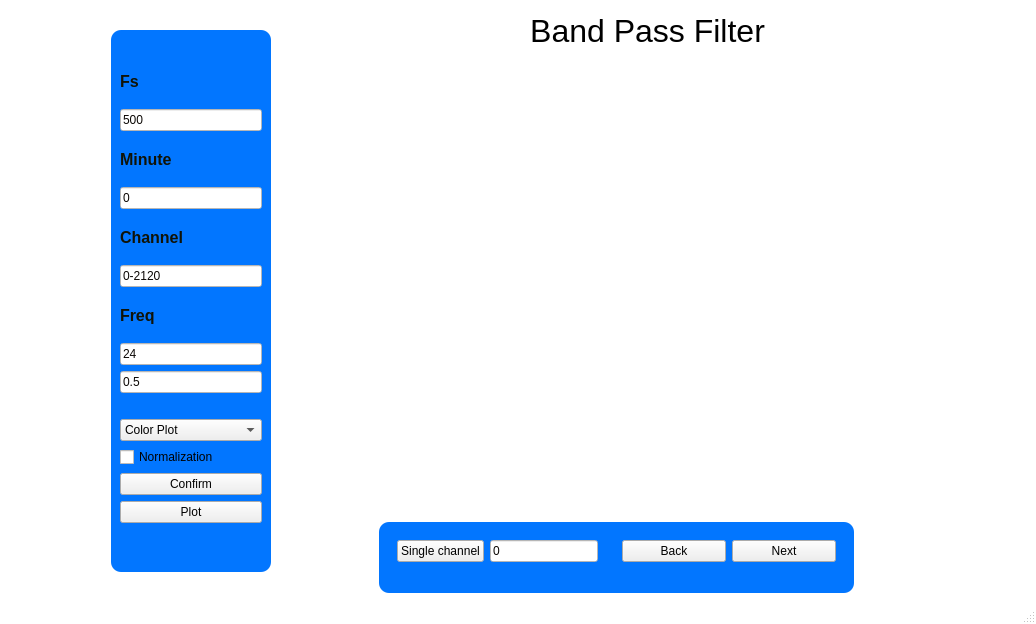
<?xml version="1.0" encoding="UTF-8"?>
<ui version="4.0">
 <class>MainWindow</class>
 <widget class="QMainWindow" name="MainWindow">
  <property name="geometry">
   <rect>
    <x>0</x>
    <y>0</y>
    <width>1036</width>
    <height>624</height>
   </rect>
  </property>
  <property name="windowTitle">
   <string>MainWindow</string>
  </property>
  <property name="styleSheet">
   <string notr="true">QMainWindow{

background: #FFFFFF;

}</string>
  </property>
  <widget class="QWidget" name="centralwidget">
   <layout class="QGridLayout" name="gridLayout_2">
    <item row="1" column="1">
     <widget class="QFrame" name="frame_4">
      <property name="maximumSize">
       <size>
        <width>162</width>
        <height>44</height>
       </size>
      </property>
      <property name="styleSheet">
       <string notr="true">QFrame {
    background-color: transparent;
    border: none;
    color: transparent;
}
</string>
      </property>
      <property name="frameShape">
       <enum>QFrame::StyledPanel</enum>
      </property>
      <property name="frameShadow">
       <enum>QFrame::Raised</enum>
      </property>
      <layout class="QHBoxLayout" name="horizontalLayout_4">
       <item>
        <widget class="QPushButton" name="pushButton_reject">
         <property name="styleSheet">
          <string notr="true">QPushButton {
    background-color: transparent;
    border: none;
    color: transparent;
}
</string>
         </property>
         <property name="text">
          <string>Reject</string>
         </property>
        </widget>
       </item>
       <item>
        <widget class="QPushButton" name="pushButton_pick">
         <property name="styleSheet">
          <string notr="true">QPushButton {
    background-color: transparent;
    border: none;
    color: transparent;
}
</string>
         </property>
         <property name="text">
          <string>Pick</string>
         </property>
        </widget>
       </item>
      </layout>
     </widget>
    </item>
    <item row="0" column="0" rowspan="4">
     <widget class="QFrame" name="frame_5">
      <property name="maximumSize">
       <size>
        <width>160</width>
        <height>542</height>
       </size>
      </property>
      <property name="styleSheet">
       <string notr="true">QFrame{
background: #0276FF;
border-radius: 10px
}</string>
      </property>
      <property name="frameShape">
       <enum>QFrame::StyledPanel</enum>
      </property>
      <property name="frameShadow">
       <enum>QFrame::Raised</enum>
      </property>
      <layout class="QGridLayout" name="gridLayout">
       <item row="14" column="0">
        <widget class="QLineEdit" name="lineEdit_freq1">
         <property name="styleSheet">
          <string notr="true">QLineEdit{
background: rgb(255,255,255);
color: rgb(11, 7, 4);
}
</string>
         </property>
         <property name="text">
          <string>0.5</string>
         </property>
        </widget>
       </item>
       <item row="22" column="0">
        <widget class="QPushButton" name="pushButton_test">
         <property name="styleSheet">
          <string notr="true">QPushButton {
    background-color: transparent;
    border: none;
    color: transparent;
}
</string>
         </property>
         <property name="text">
          <string>test</string>
         </property>
        </widget>
       </item>
       <item row="19" column="0">
        <widget class="QCheckBox" name="checkBox_normalize">
         <property name="text">
          <string>Normalization</string>
         </property>
        </widget>
       </item>
       <item row="8" column="0">
        <widget class="QLineEdit" name="lineEdit_ch">
         <property name="styleSheet">
          <string notr="true">QLineEdit{
background: rgb(255,255,255);
color: rgb(11, 7, 4);
}
</string>
         </property>
         <property name="text">
          <string>0-2120</string>
         </property>
        </widget>
       </item>
       <item row="23" column="0">
        <widget class="QPushButton" name="pushButton_export">
         <property name="styleSheet">
          <string notr="true">QPushButton {
    background-color: transparent;
    border: none;
    color: transparent;
}
</string>
         </property>
         <property name="text">
          <string>Export</string>
         </property>
        </widget>
       </item>
       <item row="17" column="0">
        <widget class="QComboBox" name="cb_PlotType">
         <item>
          <property name="text">
           <string>Color Plot</string>
          </property>
         </item>
         <item>
          <property name="text">
           <string>Wiggle Plot</string>
          </property>
         </item>
        </widget>
       </item>
       <item row="16" column="0">
        <widget class="QPushButton" name="pushButton_Bandpass">
         <property name="styleSheet">
          <string notr="true">QPushButton {
    background-color: transparent;
    border: none;
    color: transparent;
}
</string>
         </property>
         <property name="text">
          <string>BandPass</string>
         </property>
        </widget>
       </item>
       <item row="20" column="0">
        <widget class="QPushButton" name="pushButton_setup_parameters">
         <property name="text">
          <string>Confirm</string>
         </property>
        </widget>
       </item>
       <item row="0" column="0">
        <widget class="QPushButton" name="pushButton_loadtdms">
         <property name="styleSheet">
          <string notr="true">QPushButton {
    background-color: transparent;
    border: none;
    color: transparent;
}
</string>
         </property>
         <property name="text">
          <string>Load Data (tdms)</string>
         </property>
        </widget>
       </item>
       <item row="3" column="0">
        <widget class="QLineEdit" name="lineEdit_fs">
         <property name="styleSheet">
          <string notr="true">QLineEdit{
background: rgb(255,255,255);
color: rgb(11, 7, 4);
}
</string>
         </property>
         <property name="text">
          <string>500</string>
         </property>
        </widget>
       </item>
       <item row="21" column="0">
        <widget class="QPushButton" name="pushButton_plot">
         <property name="text">
          <string>Plot</string>
         </property>
        </widget>
       </item>
       <item row="6" column="0">
        <widget class="QLineEdit" name="lineEdit_time">
         <property name="tabletTracking">
          <bool>false</bool>
         </property>
         <property name="styleSheet">
          <string notr="true">QLineEdit{
background: rgb(255,255,255);
color: rgb(11, 7, 4);
}
</string>
         </property>
         <property name="text">
          <string>0</string>
         </property>
        </widget>
       </item>
       <item row="13" column="0">
        <widget class="QLineEdit" name="lineEdit_freq2">
         <property name="styleSheet">
          <string notr="true">QLineEdit{
background: rgb(255,255,255);
color: rgb(11, 7, 4);
}
</string>
         </property>
         <property name="text">
          <string>24</string>
         </property>
        </widget>
       </item>
       <item row="2" column="0">
        <widget class="QLabel" name="label_4">
         <property name="styleSheet">
          <string notr="true">QLabel{
color: rgb(16, 19, 7);
font-weight: bold;
font-size: 16px;
}</string>
         </property>
         <property name="text">
          <string>Fs</string>
         </property>
        </widget>
       </item>
       <item row="12" column="0">
        <widget class="QLabel" name="label_3">
         <property name="styleSheet">
          <string notr="true">QLabel{
color: rgb(16, 19, 7);
font-weight: bold;
font-size: 16px;
}</string>
         </property>
         <property name="text">
          <string>Freq</string>
         </property>
        </widget>
       </item>
       <item row="5" column="0">
        <widget class="QLabel" name="label">
         <property name="styleSheet">
          <string notr="true">QLabel{
color: rgb(16, 19, 7);
font-weight: bold;
font-size: 16px;
}</string>
         </property>
         <property name="text">
          <string>Minute</string>
         </property>
        </widget>
       </item>
       <item row="7" column="0">
        <widget class="QLabel" name="label_2">
         <property name="styleSheet">
          <string notr="true">QLabel{
color: rgb(16, 19, 7);
font-weight: bold;
font-size: 16px;
}</string>
         </property>
         <property name="text">
          <string>Channel</string>
         </property>
        </widget>
       </item>
      </layout>
     </widget>
    </item>
    <item row="3" column="1">
     <widget class="QFrame" name="frame_3">
      <property name="maximumSize">
       <size>
        <width>475</width>
        <height>71</height>
       </size>
      </property>
      <property name="styleSheet">
       <string notr="true">QFrame{
background: #0276FF;
border-radius: 10px
}</string>
      </property>
      <property name="frameShape">
       <enum>QFrame::StyledPanel</enum>
      </property>
      <property name="frameShadow">
       <enum>QFrame::Raised</enum>
      </property>
      <layout class="QFormLayout" name="formLayout">
       <item row="0" column="0">
        <widget class="QFrame" name="frame_2">
         <property name="styleSheet">
          <string notr="true">QFrame{
border: None;
}</string>
         </property>
         <property name="frameShape">
          <enum>QFrame::StyledPanel</enum>
         </property>
         <property name="frameShadow">
          <enum>QFrame::Raised</enum>
         </property>
         <layout class="QHBoxLayout" name="horizontalLayout_3">
          <item>
           <widget class="QPushButton" name="pushButton_SingleChannel">
            <property name="text">
             <string>Single channel</string>
            </property>
           </widget>
          </item>
          <item>
           <widget class="QLineEdit" name="lineEdit_time_SingelChannel">
            <property name="tabletTracking">
             <bool>false</bool>
            </property>
            <property name="styleSheet">
             <string notr="true">QLineEdit{
background: rgb(255,255,255);
color: rgb(11, 7, 4);
}
</string>
            </property>
            <property name="text">
             <string>0</string>
            </property>
           </widget>
          </item>
         </layout>
        </widget>
       </item>
       <item row="0" column="1">
        <widget class="QFrame" name="frame">
         <property name="frameShape">
          <enum>QFrame::StyledPanel</enum>
         </property>
         <property name="frameShadow">
          <enum>QFrame::Raised</enum>
         </property>
         <layout class="QHBoxLayout" name="horizontalLayout">
          <item>
           <widget class="QPushButton" name="pushButton_back">
            <property name="text">
             <string>Back</string>
            </property>
           </widget>
          </item>
          <item>
           <widget class="QPushButton" name="pushButton_next">
            <property name="text">
             <string>Next</string>
            </property>
           </widget>
          </item>
         </layout>
        </widget>
       </item>
      </layout>
     </widget>
    </item>
    <item row="0" column="1">
     <widget class="QTextBrowser" name="textBrowser">
      <property name="minimumSize">
       <size>
        <width>546</width>
        <height>45</height>
       </size>
      </property>
      <property name="maximumSize">
       <size>
        <width>546</width>
        <height>45</height>
       </size>
      </property>
      <property name="styleSheet">
       <string notr="true">QTextBrowser{
border:none;
background: #FFFFFF;
color: #000000
}</string>
      </property>
      <property name="html">
       <string>&lt;!DOCTYPE HTML PUBLIC &quot;-//W3C//DTD HTML 4.0//EN&quot; &quot;http://www.w3.org/TR/REC-html40/strict.dtd&quot;&gt;
&lt;html&gt;&lt;head&gt;&lt;meta name=&quot;qrichtext&quot; content=&quot;1&quot; /&gt;&lt;meta charset=&quot;utf-8&quot; /&gt;&lt;style type=&quot;text/css&quot;&gt;
p, li { white-space: pre-wrap; }
hr { height: 1px; border-width: 0; }
li.unchecked::marker { content: &quot;\2610&quot;; }
li.checked::marker { content: &quot;\2612&quot;; }
&lt;/style&gt;&lt;/head&gt;&lt;body style=&quot; font-family:'.AppleSystemUIFont'; font-size:13pt; font-weight:400; font-style:normal;&quot;&gt;
&lt;p align=&quot;center&quot; style=&quot; margin-top:0px; margin-bottom:0px; margin-left:0px; margin-right:0px; -qt-block-indent:0; text-indent:0px;&quot;&gt;&lt;span style=&quot; font-size:24pt;&quot;&gt;Band Pass Filter &lt;/span&gt;&lt;/p&gt;&lt;/body&gt;&lt;/html&gt;</string>
      </property>
     </widget>
    </item>
    <item row="2" column="1">
     <widget class="MplWidget" name="MplWidget" native="true">
      <property name="minimumSize">
       <size>
        <width>480</width>
        <height>320</height>
       </size>
      </property>
     </widget>
    </item>
   </layout>
   <zorder>frame_5</zorder>
   <zorder>MplWidget</zorder>
   <zorder>frame_3</zorder>
   <zorder>frame_4</zorder>
   <zorder>textBrowser</zorder>
  </widget>
  <widget class="QStatusBar" name="statusbar"/>
 </widget>
 <customwidgets>
  <customwidget>
   <class>MplWidget</class>
   <extends>QWidget</extends>
   <header>mplwidget.h</header>
   <container>1</container>
  </customwidget>
 </customwidgets>
 <resources/>
 <connections/>
</ui>
